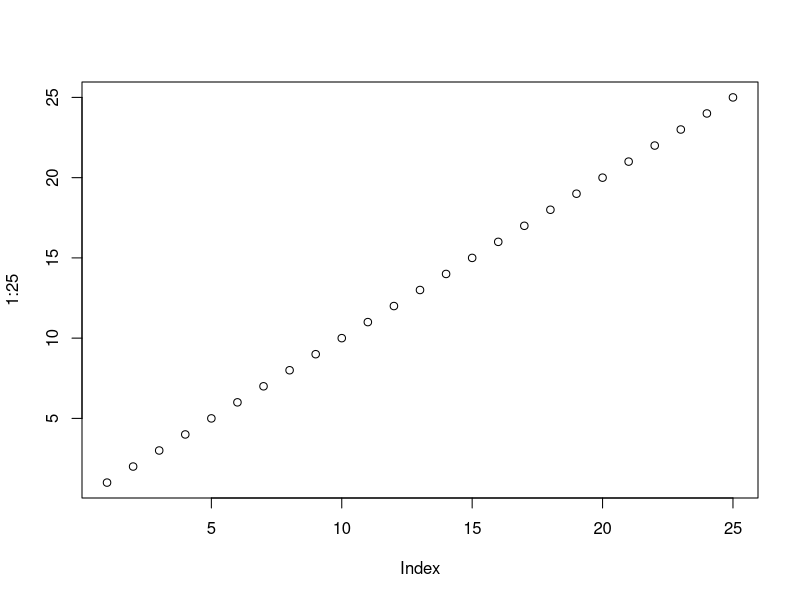

Generate this figure with R:
# Primeiros passos com R

getwd() # Visualiza diretório

license() # licença

sessionInfo() # Resumo sobre a sessão

print('Estou iniciando os estudos com a linguagem R')

# Criando gráfico
plot(1:25)

# Instalando pacotes
install.packages()